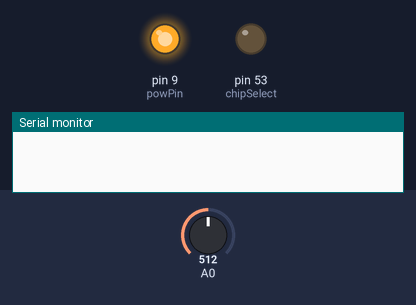
Bench run of a sketch on a simulated Arduino Mega 2560, built with avr-gcc and run on an emulated ATmega2560. Parts: output pins drawn as LEDs (lit = HIGH), the last lines printed to the serial monitor. The inputs (shaded band) are chosen by the test bench; at power-on: A0 = 512. Storage starts empty; the modem accepts every AT command (registered, SIM ready, sends succeed) and sends nothing else.

Above: at 0.2 s.
At 17.1 s:
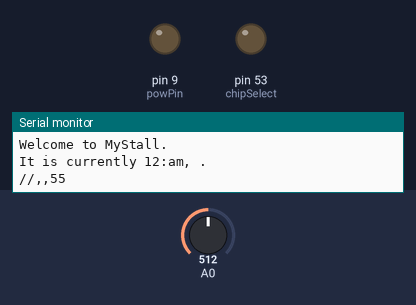
17.2 s: A0 set to 789
18.7 s: A0 set to 820
Timing chart, 0 to 21.7 s (numbered marks = the images above; inputs shaded):
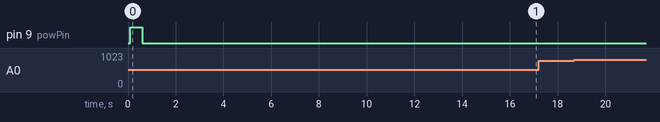

The sketch:

Uno_ELEMENT_WaitOnH2OChange_12314_255pm.ino
```cpp
#include <SoftwareSerial.h>
#include <SD.h>

#define rxPin 7
#define txPin 8
#define powPin 9
#define chipSelect 53

SoftwareSerial gprsSerial(rxPin, txPin);

int currTimer = 0;
int prevTimer = 0;
int lapTimer = 0;
int aggTimer = 0;
int intervalTimer = 0;
int count = 0;
const int writeInterval = 10000;
const int aggInterval = 30000;

String rawDateTime;
String year;
String month;
String day;
int yearInt = 0;
int monthInt = 0;
int dayInt = 0;
String dateString;
String hour;
String minute;
String second;
String hour12;
String timeString;
String dateLongString;
String time12hrString;
String fullDataString;
String aggString;

int h2oLevel = 0;
int h2oLastLevel = 0;
const int h2oChangeTrigger = 10;
int amtCons = 0;
boolean h2oEmpty = false;

void setup() {
  pinMode(rxPin, OUTPUT);
  pinMode(txPin, INPUT);
  pinMode(powPin, OUTPUT);
  pinMode(chipSelect, OUTPUT);  // Required for SD lib fxn

  Serial.begin(19200);
  gprsSerial.begin(19200);

  powerUp();
  gprsBootLoop();
  clearStrings();
  delay(1000);

  if (!SD.begin(chipSelect)) {
    Serial.println(F("Card failed, or not present."));
    return;
  }
  Serial.println(F("SD card initialized."));
  Serial.println();

  Serial.println(F("Welcome to MyStall."));
  Serial.println();
  delay(1000);

  getDateTime();
  dateLongConst();
  time12hrConst();

  Serial.print(F("It is currently "));
  Serial.print(time12hrString);
  Serial.print(", ");
  Serial.print(dateLongString);
  Serial.println(".");
  Serial.println();

  h2oLevelRead();
  h2oLastLevel = h2oLevel;

  currTimer = millis();
  prevTimer = millis();
  aggTimer = millis();

  clearStrings();

  h2oCheckChange();
}

void loop() {
  currTimer = millis();
  intervalTimer = currTimer - prevTimer;
  lapTimer = currTimer - aggTimer;
  h2oLevelRead();
  if(h2oLevel < h2oLastLevel) {
    amtCons = amtCons + (h2oLastLevel - h2oLevel);
  }
  if(lapTimer >= aggInterval) {
    h2oLevelRead();
    Serial.println(F("Data aggregation occurs here."));
    //h2oAmtConsSince();
    aggregateWriteSD();
    prevTimer = currTimer;
    aggTimer = currTimer;
  }
  else if(intervalTimer >= writeInterval) {
    h2oLevelRead();
    h2oWriteSD();
    prevTimer = currTimer;
  }
  else {
    //int nextWrite = (writeInterval - intervalTimer) / 1000;
    //Serial.println(nextWrite);
  }
  h2oCheckChange();
  delay(1000);
}

// Software start-up function for GPRS shield
void powerUp() {
  digitalWrite(powPin, LOW);
  delay(100);
  digitalWrite(powPin, HIGH);
  delay(500);
  digitalWrite(powPin, LOW);
  delay(100);
}

void gprsBootLoop() {
  Serial.print(F("Initializing GPRS..."));
  while(dateString == 0) {
    getDateTime();
    delay(1000);
  }
  Serial.println(F("GPRS ready."));
  Serial.println();
}

void clearStrings() {
  dateString = "";
  timeString = "";
  fullDataString = "";
}

void concatStrings() {
  fullDataString += dateString;
  fullDataString += ",";
  fullDataString += timeString;
  fullDataString += ",";
  fullDataString += h2oLevel;
}

void concatAggStrings() {
  aggString += dateString;
  aggString += ",";
  aggString += timeString;
  aggString += ",";
  aggString += amtCons;
}

void getDateTime() {
  year = "";
  month = "";
  day = "";
  gprsSerial.println("AT+CCLK?");  // Request date and time from GPRS
  if(gprsSerial.available()) {  // If data is coming from GPRS
    while(gprsSerial.available()) {  // Read the data into string from incoming bytes while they're available
      char c = gprsSerial.read();  // Read each byte sent, one at a time, into storage variable
      rawDateTime += c;  // Add character to the end of the data string to be written to SD later
    }
    for(int y = 8; y < 10; y++) {
      year += String(rawDateTime.charAt(y));
      yearInt = year.toInt();
    }
    for(int mo = 11; mo < 13; mo++) {
      month += String(rawDateTime.charAt(mo));
      monthInt = month.toInt();
    }
    for(int d = 14; d < 16; d++) {
      day += String(rawDateTime.charAt(d));
      dayInt = day.toInt();
    }
    for(int t = 17; t < 25; t++)
      timeString += String(rawDateTime.charAt(t));

    dateString += String(month);
    dateString += "/";
    dateString += String(day);
    dateString += "/";
    dateString += String(year);
  }
  rawDateTime = "";
}

void time12hrConst() {
  hour = "";
  minute = "";
  second = "";
  hour12 = "";

  for(int h = 0; h < 2; h++)
    hour += String(timeString.charAt(h));
  for(int mi = 3; mi < 5; mi++)
    minute += String(timeString.charAt(mi));
  for(int s = 6; s < 8; s++)
    second += String(timeString.charAt(s));

  if(hour.toInt() > 12) {
    hour12 += String(hour.toInt() - 12);
    time12hrString += String(hour12);
    time12hrString += ":";
    time12hrString += String(minute);
    time12hrString += "pm";
  }
  else if (hour.toInt() == 0) {
    hour12 += "12";
    time12hrString += String(hour12);
    time12hrString += ":";
    time12hrString += String(minute);
    time12hrString += "am";
  }
  else {
    hour12 += String(hour.toInt());
    time12hrString += hour12;
    time12hrString += ":";
    time12hrString += minute;
    time12hrString += "am";
  }
}

void dateLongConst() {
  String yearLong = "";
  String monthLong = "";
  String dayLong = "";
  dateLongString = "";
  // Format year
  yearLong += "20";  // Add leading "20" to form long form of date
  yearLong += String(year);  // Append short date parsed from gprs data

  // Format day
  dayLong += String(dayInt);  // Convert to integer function removes and leading 0's

  // Format month
  switch(monthInt)  // Convert to integer and use switch case to convert month number to long form
  {
  case 0:
    return;
  case 1:
    monthLong += "January";
    break;
  case 2:
    monthLong += "February";
    break;
  case 3:
    monthLong += "March";
    break;
  case 4:
    monthLong += "April";
    break;
  case 5:
    monthLong += "May";
    break;
  case 6:
    monthLong += "June";
    break;
  case 7:
    monthLong += "July";
    break;
  case 8:
    monthLong += "August";
    break;
  case 9:
    monthLong += "September";
    break;
  case 10:
    monthLong += "October";
    break;
  case 11:
    monthLong += "November";
    break;
  case 12:
    monthLong += "December";
    break;
  }
  // Concatenate strings to form full long date
  dateLongString += String(monthLong);
  dateLongString += " ";
  dateLongString += String(dayLong);
  dateLongString += ", ";
  dateLongString += String(yearLong);
}

void h2oLevelRead() {
  int h2oReadVal = analogRead(A0);
  h2oLevel = h2oReadVal / 9.22;  // Divide by (MaximumPossibleReading / 100) for 0-100 scale
}

void h2oCheckChange() {
  h2oLevelRead();
  if(h2oLevel <= 10) {
    Serial.println(h2oLevel);
    Serial.println(F("Water level low. Refill Bucket."));
  }
  if(h2oEmpty == false) {
    if(h2oLevel == 0) {
      Serial.println(F("Bucket empty or currently being refilled."));
      h2oEmpty = true;
    }
    else {
      if(abs(h2oLevel - h2oLastLevel) >= h2oChangeTrigger) {
        Serial.print(F(">= 10% change detected. Confirming..."));
        delay(5000);
        h2oLevelRead();
        if(abs(h2oLevel - h2oLastLevel) >= h2oChangeTrigger) {
          Serial.println(F("change confirmed."));
          h2oWriteSD();
          prevTimer = currTimer;
          h2oLastLevel = h2oLevel;
        }
        else {
          Serial.println(F("detected change was a false-positive."));
          Serial.println();
        }
      }
    }
  }
  else {
    while(h2oEmpty == true) {
      h2oLevelRead();
      if(h2oLevel >= 75) {
        h2oEmpty = false;
      }
      else {
        Serial.println(h2oLevel);
        Serial.println(F("Waiting for bucket refill."));
        Serial.println();
      }
      delay(10000);
    }
  }
}

void h2oWriteSD() {
  getDateTime();
  concatStrings();
  sdWriteData();
  delay(1000);
  Serial.println();
  clearStrings();
}

void sdWriteData() {
  File dataFile = SD.open("LOGGING.TXT", FILE_WRITE);  // Open data file, with full privileges, for writing
  if(dataFile) {  // If file on SD card is opened successfully
    dataFile.println(fullDataString);  // Print dataString to it
    dataFile.close();  // Close the data file and proceed
    Serial.println();
    Serial.println(fullDataString);
  }
  else {
    Serial.println(F("Error opening file while attempting to write to SD."));  // If data file can't be opened, produce an error message
  }
}

void aggregateWriteSD() {
  Serial.print(amtCons);
  Serial.println(F(" units consumed since last data aggregation."));
  getDateTime();
  concatAggStrings();
  sdWriteAggregate();
  delay(1000);
  Serial.println();
  clearStrings();
  aggString = "";
  amtCons = 0;
}

void sdWriteAggregate() {
  File aggFile = SD.open("AGGREGATE.TXT", FILE_WRITE);  // Open data file, with full privileges, for writing
  if(aggFile) {  // If file on SD card is opened successfully
    aggFile.println(aggString);  // Print dataString to it
    aggFile.close();  // Close the data file and proceed
    Serial.println();
    Serial.println(aggString);
  }
  else {
    Serial.println(F("Error opening file while attempting to write to SD."));  // If data file can't be opened, produce an error message
  }
}
```
